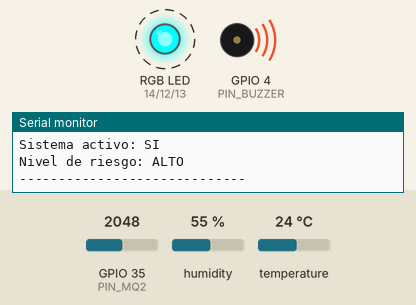
Bench run of a sketch on a simulated ESP32. Parts: an RGB LED mixed from three pins (HIGH = lit), buzzer (waves = sounding), the last lines printed to the serial monitor. Dashed ring = blinking. Inputs (shaded band) come from the test bench; at power-on: GPIO 35 (PIN_MQ2) = 2048, temperature 24 °C, humidity 55 %. WiFi joins after 1.5 s; servers stay silent unless stated.

Above: at 2.7 s.
2.8 s: GPIO 35 (PIN_MQ2) set to 1053
6.3 s: GPIO 35 (PIN_MQ2) set to 947
At 9.1 s:
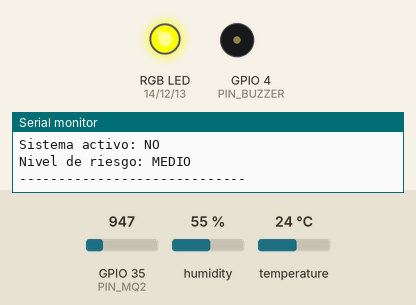
9.8 s: GPIO 35 (PIN_MQ2) set to 652
11.3 s: GPIO 35 (PIN_MQ2) set to 545
At 12.7 s:
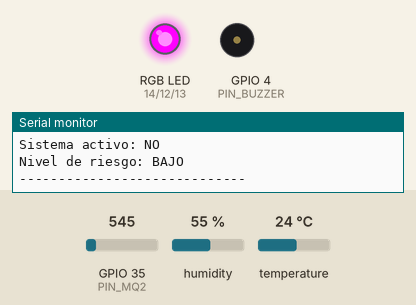
13.5 s: temperature set to 24.4 °C
At 14.4 s:
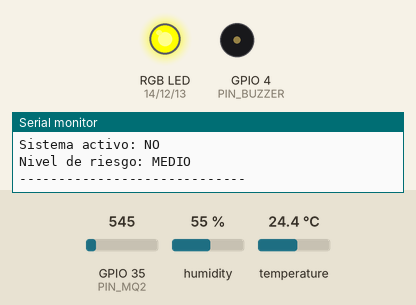
15.5 s: temperature set to 33 °C
At 18.9 s:
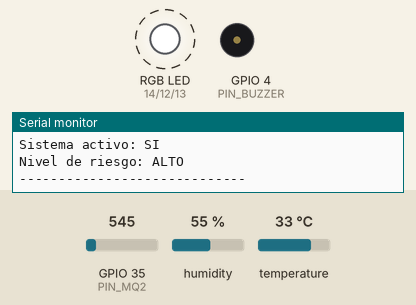
Timing chart, 0 to 22.5 s (numbered marks = the images above; inputs shaded):
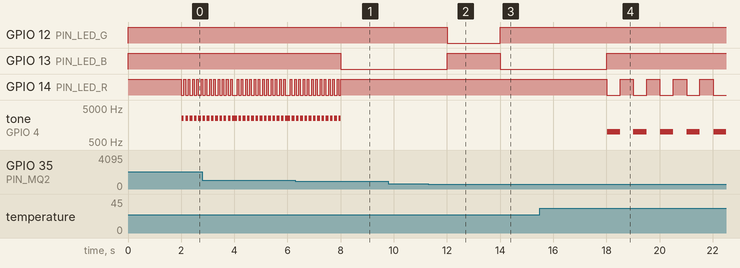

The sketch:

codigo_esp32.ino
```cpp
/*
 * FireWatch ESP32 — Firmware v3.2 (Serial Debug Edition)
 * RGB 4 Pines - Ánodo Común
 */

#include <WiFi.h>
#include <WebServer.h>
#include <DHT.h>

// ── CONFIGURACIÓN WIFI ────────────────────────────────────────────
const char* SSID     = "FIBRA OPTICA NARVIZ";
const char* PASSWORD = "DANA8112VAYA$";

// ── PINES ─────────────────────────────────────────────────────────
const int PIN_LED_R = 14;
const int PIN_LED_G = 12;
const int PIN_LED_B = 13;
const int PIN_BUZZER = 4;
const int PIN_DHT22  = 17;
const int PIN_MQ2    = 35;

// ── BUZZER PWM ────────────────────────────────────────────────────
const int BUZZER_CHANNEL    = 0;
const int BUZZER_RESOLUTION = 8;

// ── UMBRALES ──────────────────────────────────────────────────────
const int   MQ2_THRESHOLD  = 1000;
const float TEMP_THRESHOLD = 30.0;

// ── ALERTAS ───────────────────────────────────────────────────────
typedef enum {
  ALERT_NONE = 0,
  ALERT_TEMP,
  ALERT_GAS,
  ALERT_HTTP
} AlertType;

// ── ESTADO ────────────────────────────────────────────────────────
AlertType alertType  = ALERT_NONE;
bool      alertActive = false;
bool      httpAlertPending = false;

unsigned long alertStart = 0;
unsigned long lastDHTRead = 0;

float temp = 0.0, humidity = 0.0;
int   mq2_value = 0;

const unsigned long DHT_READ_INTERVAL = 2000;

DHT dht(PIN_DHT22, DHT22);
WebServer server(80);

// ═══════════════════════════════════════════════════════════════════
// RGB (ÁNODO COMÚN → LOW = ENCENDIDO)
// ═══════════════════════════════════════════════════════════════════

void setColor(bool r, bool g, bool b) {
  digitalWrite(PIN_LED_R, r ? LOW : HIGH);
  digitalWrite(PIN_LED_G, g ? LOW : HIGH);
  digitalWrite(PIN_LED_B, b ? LOW : HIGH);
}

void updateRGBStatus() {
  if (alertActive) {
    setColor(true, false, false);
  }
  else if (mq2_value > (MQ2_THRESHOLD * 0.6) || temp > (TEMP_THRESHOLD * 0.8)) {
    setColor(false, false, true);
  }
  else {
    setColor(false, true, false);
  }
}

// ═══════════════════════════════════════════════════════════════════
// SERIAL DEBUG
// ═══════════════════════════════════════════════════════════════════

void printSensorData() {
  Serial.println("----- FIREWATCH STATUS -----");

  Serial.print("Temperatura: ");
  Serial.print(temp);
  Serial.println(" °C");

  Serial.print("Humedad: ");
  Serial.print(humidity);
  Serial.println(" %");

  Serial.print("MQ2 (Gas): ");
  Serial.println(mq2_value);

  Serial.print("Estado Alerta: ");
  switch (alertType) {
    case ALERT_NONE: Serial.println("NINGUNA"); break;
    case ALERT_TEMP: Serial.println("TEMPERATURA"); break;
    case ALERT_GAS:  Serial.println("GAS"); break;
    case ALERT_HTTP: Serial.println("REMOTA (HTTP)"); break;
  }

  Serial.print("Sistema activo: ");
  Serial.println(alertActive ? "SI" : "NO");

  Serial.print("Nivel de riesgo: ");
  if (mq2_value > MQ2_THRESHOLD || temp > TEMP_THRESHOLD) {
    Serial.println("ALTO");
  } else if (mq2_value > (MQ2_THRESHOLD * 0.6) || temp > (TEMP_THRESHOLD * 0.8)) {
    Serial.println("MEDIO");
  } else {
    Serial.println("BAJO");
  }

  Serial.println("-----------------------------\n");
}

// ═══════════════════════════════════════════════════════════════════
// SETUP
// ═══════════════════════════════════════════════════════════════════

void setup() {
  Serial.begin(115200);

  pinMode(PIN_LED_R, OUTPUT);
  pinMode(PIN_LED_G, OUTPUT);
  pinMode(PIN_LED_B, OUTPUT);
  pinMode(PIN_MQ2, INPUT);

  setColor(false, false, false);

  ledcSetup(BUZZER_CHANNEL, 1000, BUZZER_RESOLUTION);
  ledcAttachPin(PIN_BUZZER, BUZZER_CHANNEL);

  dht.begin();

  WiFi.begin(SSID, PASSWORD);
  Serial.print("Conectando a WiFi");

  while (WiFi.status() != WL_CONNECTED) {
    delay(500);
    Serial.print(".");
  }

  Serial.println("\nWiFi conectado");
  Serial.print("IP: ");
  Serial.println(WiFi.localIP());

  server.on("/", []() {
    server.send(200, "text/plain", "ESP32 FireWatch activo");
  });

  server.on("/ping", HTTP_GET, []() {
    server.send(200, "text/plain", "PONG");
  });

  server.on("/activate", HTTP_POST, []() {
    activateAlert(ALERT_HTTP);
    httpAlertPending = true;
    server.send(200, "application/json", "{\"status\":\"activated\"}");
  });

  server.on("/reset", HTTP_POST, []() {
    httpAlertPending = false;
    deactivateAlert();
    server.send(200, "application/json", "{\"status\":\"reset\"}");
  });

  server.on("/sensors", HTTP_GET, []() {
    String json = "{";
    json += "\"temperature\":" + String(temp) + ",";
    json += "\"humidity\":" + String(humidity) + ",";
    json += "\"mq2_value\":" + String(mq2_value) + ",";
    json += "\"mq2_threshold\":" + String(MQ2_THRESHOLD) + ",";
    json += "\"mq2_alarm\":" + String(mq2_value > MQ2_THRESHOLD ? "true" : "false");
    json += "}";

    server.send(200, "application/json", json);
  });

  server.begin();
}

// ═══════════════════════════════════════════════════════════════════
// LOOP
// ═══════════════════════════════════════════════════════════════════

void loop() {
  server.handleClient();

  unsigned long now = millis();

  if (now - lastDHTRead > DHT_READ_INTERVAL) {
    lastDHTRead = now;

    readSensors();
    checkSensorAlerts();
    checkAutoReset();
    updateRGBStatus();

    // 🔥 PRINT SERIAL AQUÍ
    printSensorData();
  }

  if (alertActive) {
    runBuzzerPattern();
  }
}

// ═══════════════════════════════════════════════════════════════════
// SENSORES
// ═══════════════════════════════════════════════════════════════════

void readSensors() {
  float t = dht.readTemperature();
  float h = dht.readHumidity();

  if (!isnan(t)) temp = t;
  if (!isnan(h)) humidity = h;

  mq2_value = analogRead(PIN_MQ2);
}

// ═══════════════════════════════════════════════════════════════════
// ALERTAS
// ═══════════════════════════════════════════════════════════════════

void checkSensorAlerts() {
  if (httpAlertPending) return;

  if (mq2_value > MQ2_THRESHOLD) {
    activateAlert(ALERT_GAS);
  }
  else if (temp > TEMP_THRESHOLD && !alertActive) {
    activateAlert(ALERT_TEMP);
  }
}

void checkAutoReset() {
  if (!alertActive || alertType == ALERT_HTTP) return;

  if (mq2_value <= MQ2_THRESHOLD && temp <= TEMP_THRESHOLD) {
    deactivateAlert();
  }
}

void activateAlert(AlertType type) {
  alertActive = true;
  alertType = type;
  alertStart = millis();
}

void deactivateAlert() {
  alertActive = false;
  alertType = ALERT_NONE;
  setColor(false, false, false);
  buzzerOff();
}

// ═══════════════════════════════════════════════════════════════════
// BUZZER
// ═══════════════════════════════════════════════════════════════════

void runBuzzerPattern() {
  unsigned long elapsed = millis() - alertStart;

  if (alertType == ALERT_TEMP) {
    bool on = ((elapsed % 1000) < 500);

    setColor(on, false, false);

    if (on) buzzerTone(1000, 50);
    else buzzerOff();
  }
  else {
    bool on = ((elapsed % 160) < 100);

    setColor(on, false, false);

    if (on) buzzerTone(2500, 50);
    else buzzerOff();
  }
}

void buzzerTone(int freqHz, int dutyPercent) {
  ledcSetup(BUZZER_CHANNEL, freqHz, BUZZER_RESOLUTION);
  int duty = (255 * dutyPercent) / 100;
  ledcWrite(BUZZER_CHANNEL, duty);
}

void buzzerOff() {
  ledcWrite(BUZZER_CHANNEL, 0);
}
```

Measured:
- the behaviour switches between 1001 and 1000 on GPIO 35 (PIN_MQ2) (found by bisection; images 0 and 1)
- the behaviour switches between 601 and 600 on GPIO 35 (PIN_MQ2) (found by bisection; images 1 and 2)
- the behaviour switches between 24 and 24.1 °C on temperature (found by bisection; images 2 and 3)
- after the input at 6.3 s, GPIO 13 (PIN_LED_B): HIGH → LOW after 1.7 s
- after the input at 11.3 s, GPIO 12 (PIN_LED_G): HIGH → LOW after 0.71 s; GPIO 13 (PIN_LED_B): LOW → HIGH after 0.71 s
- after the input at 13.5 s, GPIO 12 (PIN_LED_G): LOW → HIGH after 0.51 s; GPIO 13 (PIN_LED_B): HIGH → LOW after 0.51 s
- after the input at 15.5 s, GPIO 13 (PIN_LED_B): LOW → HIGH after 2.5 s; GPIO 14 (PIN_LED_R): alternates HIGH for 0.50 s and LOW for 0.50 s, starting after 2.5 s; tone on GPIO 4 (PIN_BUZZER): alternates 1000 Hz for 0.50 s and silent for 0.50 s, starting after 2.5 s
- by itself, GPIO 14 (PIN_LED_R): alternates HIGH for 0.06 s and LOW for 0.10 s, 22 changes in all, then stays HIGH
